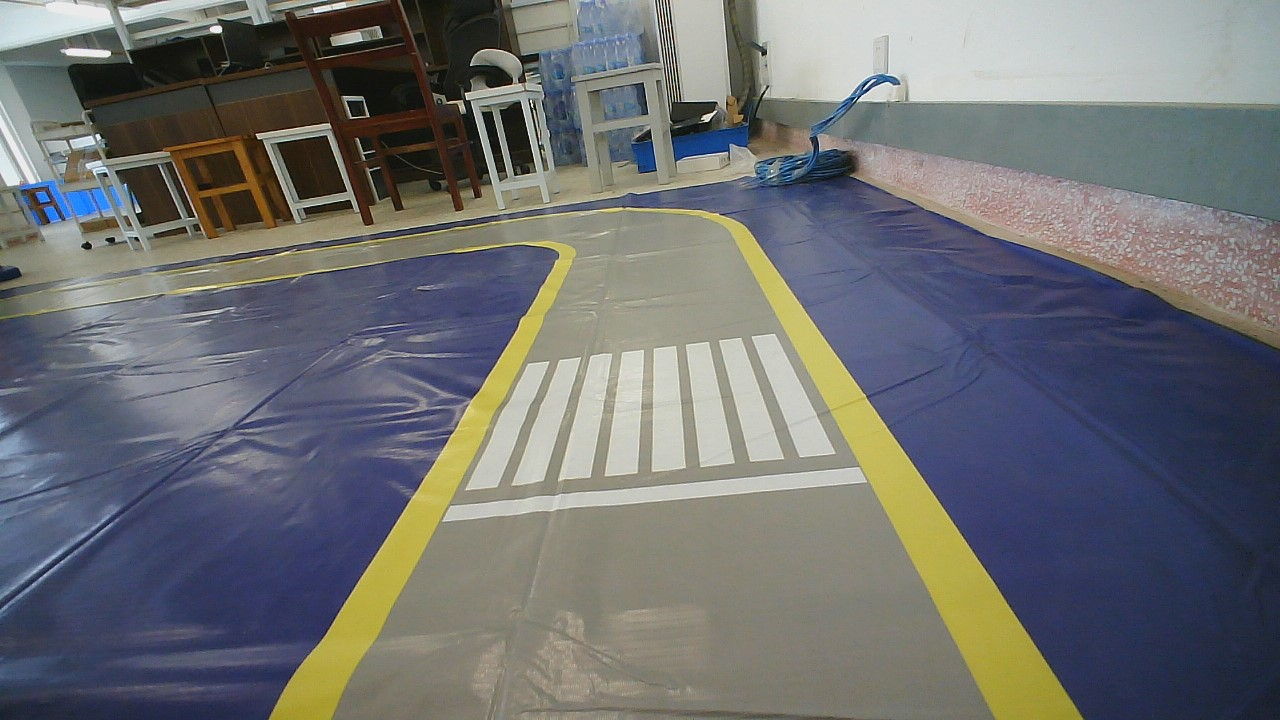
#> input picture image/fe9ee2fae4d6cc95f3bce01334d1016.jpg, 1280 x 720 px, found by its file name
$ python debug.py
#> lines starting #> are read from the running program, lines starting #| are printed output that depends on the picture; after the words box and inside, x2 and y2 are one past the last pixel; in counts of white or black regions, pixels touching at a corner belong together
import cv2
import numpy as np

def on_trackbar_change(val):
    pass

def ensure_odd(val):
    return val if val % 2 == 1 else val + 1

def zebra_crossing_detection(image_path):
    # 读取图像
    image = cv2.imread(image_path)
#> image is the input picture: shape (720, 1280, 3); mean B, G, R 113.1, 111.8, 110.2

    # 创建窗口和滑动条
    steps = ['1. Cropped Image', '2. Gray Image', '3. Median Blurred Image', '4. Gaussian Blurred Image',
             '5. Canny Edges', '6. Morphologically Closed Edges', '7. Mask with Contours',
             '8. ROI Image', '9. ROI Canny Edges', '10. Detected Lines']

    for step in steps:
        cv2.namedWindow(step)

    cv2.createTrackbar('Crop %', '1. Cropped Image', 30, 100, on_trackbar_change)
    cv2.createTrackbar('Median Blur', '3. Median Blurred Image', 5, 15, on_trackbar_change)
    cv2.createTrackbar('Gaussian Blur', '4. Gaussian Blurred Image', 5, 15, on_trackbar_change)
    cv2.createTrackbar('Canny Threshold 1', '5. Canny Edges', 50, 200, on_trackbar_change)
    cv2.createTrackbar('Canny Threshold 2', '5. Canny Edges', 150, 300, on_trackbar_change)
    cv2.createTrackbar('Morph Kernel', '6. Morphologically Closed Edges', 5, 20, on_trackbar_change)
    cv2.createTrackbar('Area Threshold', '6. Morphologically Closed Edges', 500, 5000, on_trackbar_change)
    cv2.createTrackbar('Hough Threshold', '10. Detected Lines', 50, 200, on_trackbar_change)
    cv2.createTrackbar('Line Threshold', '10. Detected Lines', 10, 50, on_trackbar_change)

    while True:
        # 获取滑动条的值
        crop_percent = cv2.getTrackbarPos('Crop %', '1. Cropped Image') / 100.0
        median_blur_val = ensure_odd(cv2.getTrackbarPos('Median Blur', '3. Median Blurred Image'))
        gaussian_blur_val = ensure_odd(cv2.getTrackbarPos('Gaussian Blur', '4. Gaussian Blurred Image'))
        canny_threshold1 = cv2.getTrackbarPos('Canny Threshold 1', '5. Canny Edges')
        canny_threshold2 = cv2.getTrackbarPos('Canny Threshold 2', '5. Canny Edges')
        morph_kernel_size = cv2.getTrackbarPos('Morph Kernel', '6. Morphologically Closed Edges')
        area_threshold = cv2.getTrackbarPos('Area Threshold', '6. Morphologically Closed Edges')
        hough_threshold = cv2.getTrackbarPos('Hough Threshold', '10. Detected Lines')
        line_threshold = cv2.getTrackbarPos('Line Threshold', '10. Detected Lines')

        # 处理图像
        height = image.shape[0]
        cropped_image = image[int(crop_percent * height):, :]
        cv2.imshow('1. Cropped Image', cropped_image)

        gray = cv2.cvtColor(cropped_image, cv2.COLOR_BGR2GRAY)
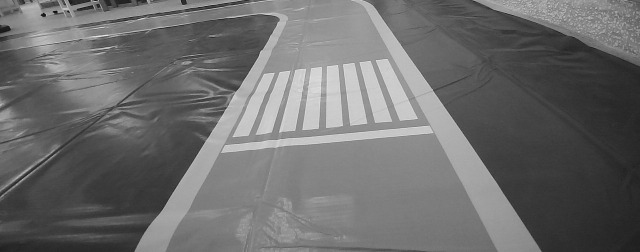
#> gray: shape (504, 1280) (shown at 1/2 size); min 5, max 241, mean 108.7
        cv2.imshow('2. Gray Image', gray)

        # 应用中值滤波
        if median_blur_val > 1:
            blurred = cv2.medianBlur(gray, median_blur_val)
        else:
            blurred = gray
        cv2.imshow('3. Median Blurred Image', blurred)

        # 应用高斯模糊
        if gaussian_blur_val > 1:
            gaussian_blurred = cv2.GaussianBlur(blurred, (gaussian_blur_val, gaussian_blur_val), 0)
        else:
            gaussian_blurred = blurred
        cv2.imshow('4. Gaussian Blurred Image', gaussian_blurred)

        edges = cv2.Canny(gaussian_blurred, canny_threshold1, canny_threshold2)
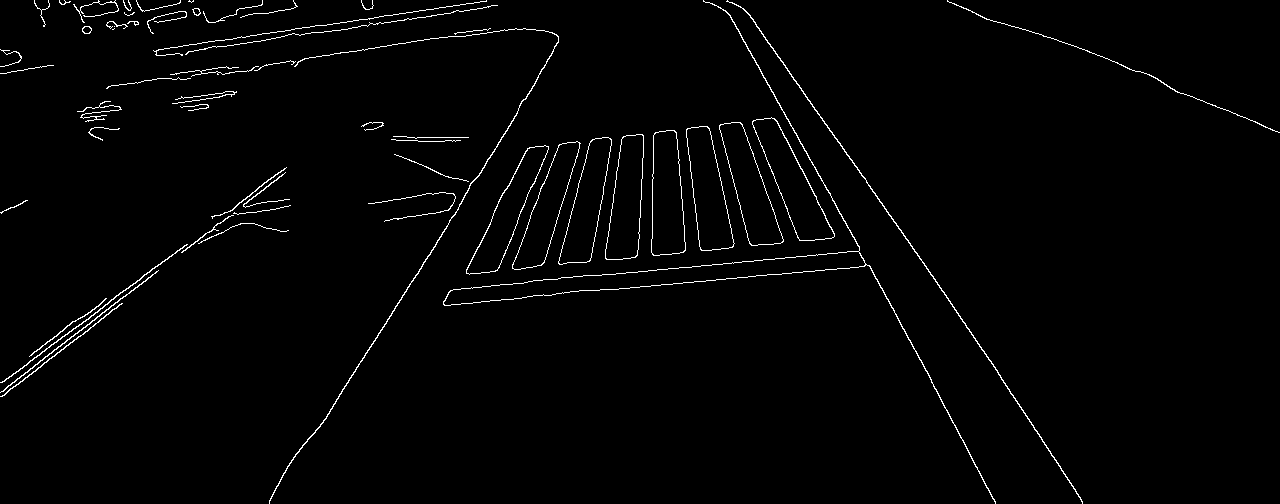
#> edges: shape (504, 1280); 1.6% white in thin lines or dots
        cv2.imshow('5. Canny Edges', edges)

        kernel = np.ones((morph_kernel_size, morph_kernel_size), np.uint8)
        closed_edges = cv2.morphologyEx(edges, cv2.MORPH_CLOSE, kernel)
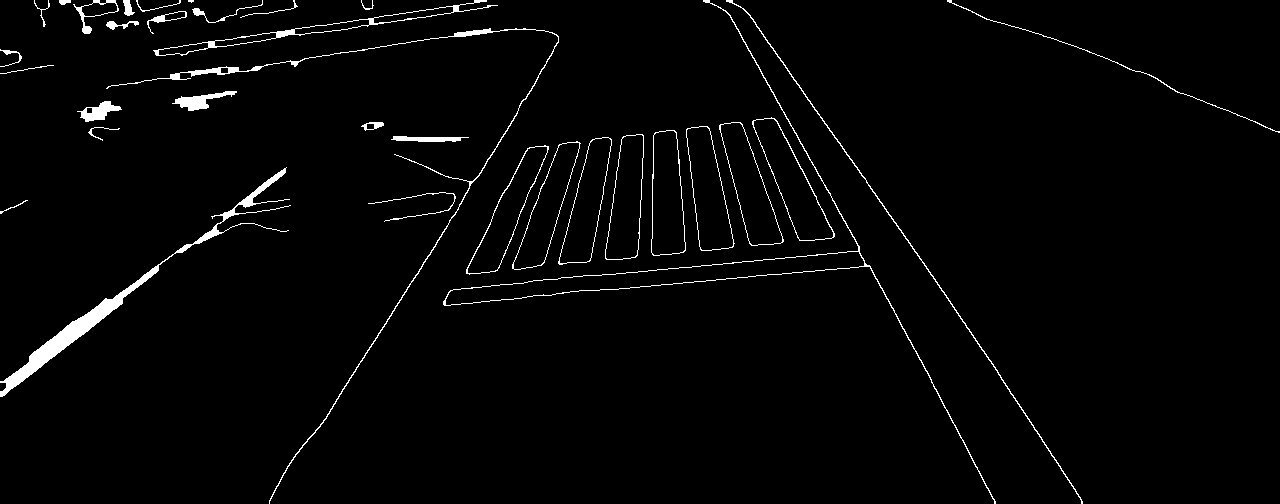
#> closed_edges: shape (504, 1280); 2.2% white; 34 white regions (1 under 20 px)
        cv2.imshow('6. Morphologically Closed Edges', closed_edges)

        contours, _ = cv2.findContours(closed_edges, cv2.RETR_EXTERNAL, cv2.CHAIN_APPROX_SIMPLE)
#> contours = 34 contours, 9 with area under 20; largest, box (x1, y1, x2, y2) and area: (443, 0, 996, 504) 6652, (752, 117, 835, 241) 3829, (686, 126, 735, 251) 3574, (719, 122, 784, 246) 3551, (651, 130, 686, 256) 3513
        mask = np.zeros_like(closed_edges)
        for contour in contours:
            if cv2.contourArea(contour) > area_threshold:
                cv2.drawContours(mask, [contour], -1, (255), thickness=cv2.FILLED)
#> this loop made 34 passes
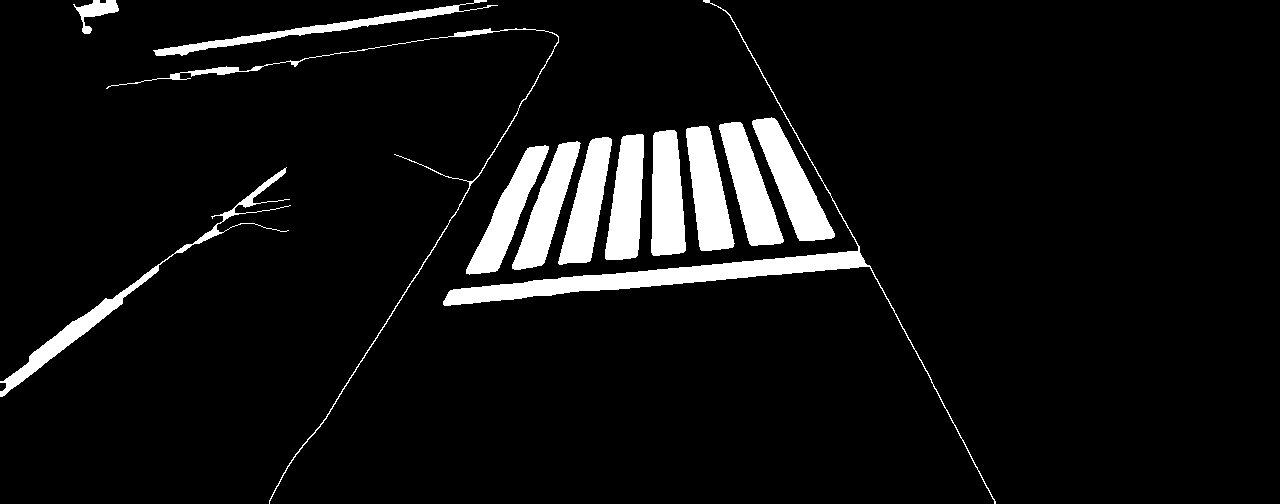
#> mask: shape (504, 1280); 6.9% white; 13 white regions, largest, box (x1, y1, x2, y2) and area: (443, 0, 996, 504) 7587, (752, 117, 835, 241) 3977, (686, 126, 735, 251) 3722
        cv2.imshow('7. Mask with Contours', mask)

        roi = cv2.bitwise_and(cropped_image, cropped_image, mask=mask)
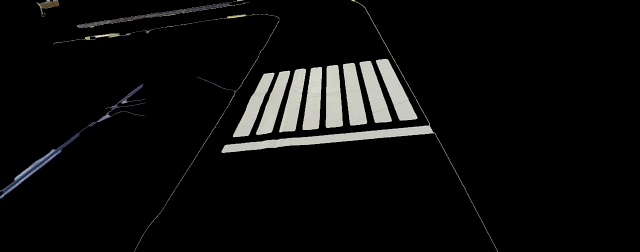
#> roi: shape (504, 1280, 3) (shown at 1/2 size); mean B, G, R 12, 12.6, 12.6
        cv2.imshow('8. ROI Image', roi)

        roi_gray = cv2.cvtColor(roi, cv2.COLOR_BGR2GRAY)
        roi_edges = cv2.Canny(roi_gray, canny_threshold1, canny_threshold2)
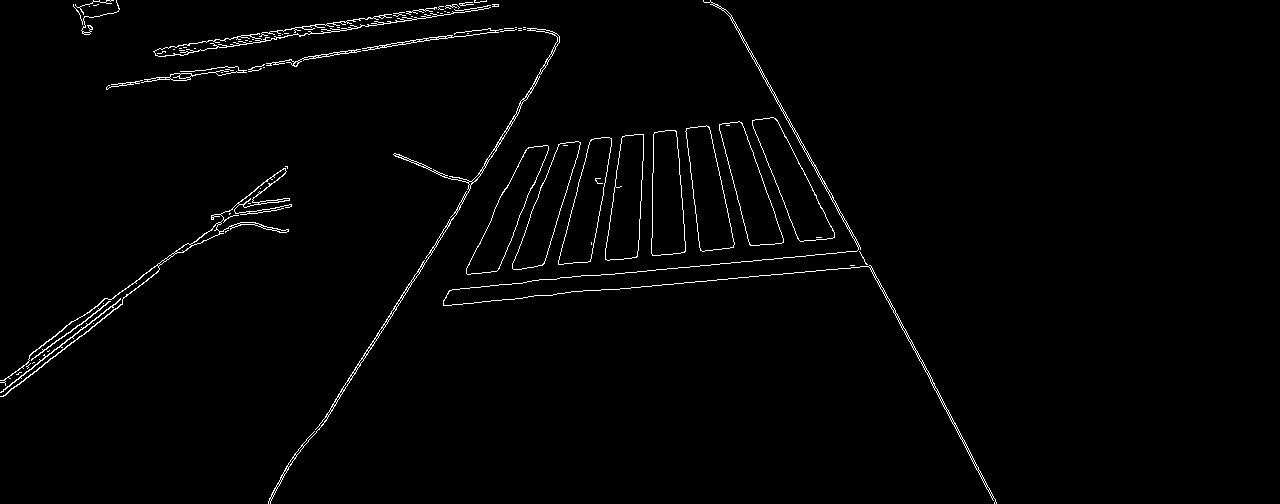
#> roi_edges: shape (504, 1280); 1.5% white in thin lines or dots, all inside (x1, y1, x2, y2) = (0, 0, 997, 504)
        cv2.imshow('9. ROI Canny Edges', roi_edges)

        lines = cv2.HoughLinesP(roi_edges, 1, np.pi / 180, threshold=hough_threshold, minLineLength=50, maxLineGap=10)
#> lines = 63 rows, first 6: [725, 9, 965, 442], [731, 15, 860, 248], [597, 290, 815, 271], [371, 344, 554, 51], [263, 64, 490, 28], [371, 348, 464, 199]

        line_image = np.copy(cropped_image)
        if lines is not None:
            for line in lines:
                for x1, y1, x2, y2 in line:
                    cv2.line(line_image, (x1, y1), (x2, y2), (0, 255, 0), 2)
#> this loop made 63 passes
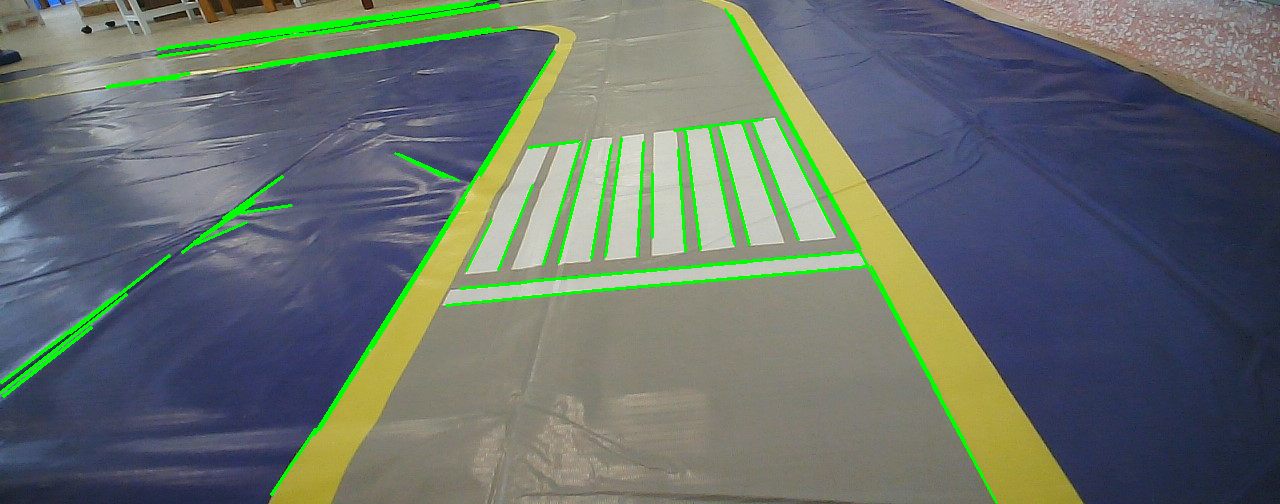
#> line_image: shape (504, 1280, 3); mean B, G, R 108.1, 112.3, 103.1
        cv2.imshow('10. Detected Lines', line_image)

        detected = lines is not None and len(lines) > line_threshold
#> detected = True

        if cv2.waitKey(1) & 0xFF == 27:  # 按下 'Esc' 键退出
#> (key Esc is pressed here)
            break

    cv2.destroyAllWindows()
    return detected

# 调用函数进行测试
# image_path = 'image\\1.png'
image_path = 'image\\fe9ee2fae4d6cc95f3bce01334d1016.jpg'
detected = zebra_crossing_detection(image_path)
#> detected = True
print("Zebra Crossing Detected: ", detected)
#| Zebra Crossing Detected:  True

$ run again, with image/1.png saved as image/fe9ee2fae4d6cc95f3bce01334d1016.jpg
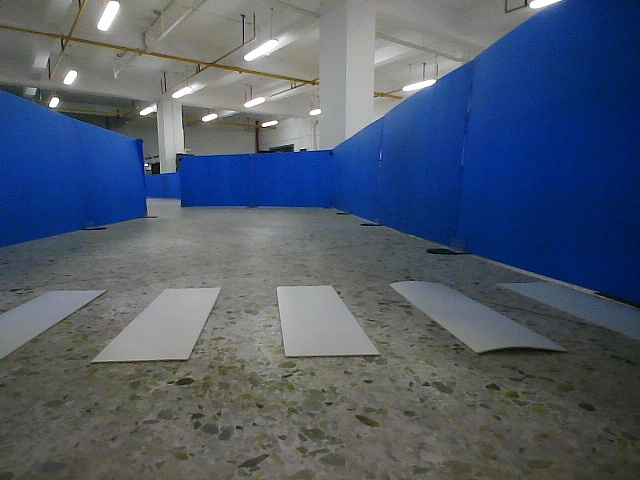
#> input picture image/1.png, 640 x 480 px, found by its file name
#> in zebra_crossing_detection, image is the input picture: shape (480, 640, 3); mean B, G, R 108.7, 91.1, 79.5
#> in zebra_crossing_detection, `edges = cv2.Canny(gaussian_blurred, canny_threshold1, canny_threshold2)`:
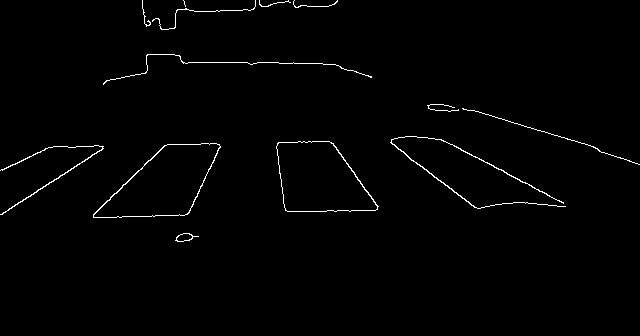
#> edges: shape (336, 640); 1.1% white in thin lines or dots, all inside (x1, y1, x2, y2) = (0, 0, 640, 242)
#> contours = 8 contours; box (x1, y1, x2, y2) and area: (93, 143, 221, 218) 5462, (276, 141, 379, 212) 5236, (390, 136, 566, 209) 5058, (427, 104, 640, 165) 148, (142, 0, 338, 30) 140, (175, 233, 199, 242) 102, (0, 145, 104, 215) 99, (103, 54, 372, 85) 24
#> the loop in zebra_crossing_detection, `for contour in contours:` made 8 passes
#> roi_edges: shape (336, 640); 0.53% white in thin lines or dots, all inside (x1, y1, x2, y2) = (93, 136, 567, 218)
#> lines = [[106, 217, 185, 215], [93, 213, 163, 145], [390, 143, 470, 205], [166, 144, 218, 143], [453, 144, 563, 202], [334, 144, 378, 206], [277, 143, 330, 141], [188, 214, 220, 145]]
#> the loop in zebra_crossing_detection, `for line in lines:` made 8 passes
#> after the loop in zebra_crossing_detection, `for line in lines:`:
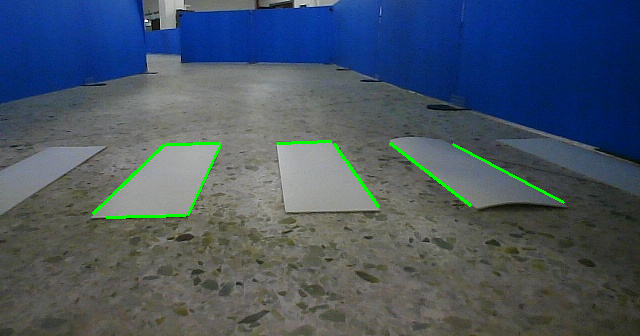
#> line_image: shape (336, 640, 3); mean B, G, R 100.1, 85.7, 72.2
#> in zebra_crossing_detection, `detected = lines is not None and len(lines) > line_threshold`: detected = False
#| Zebra Crossing Detected:  False

$ run again, with image/2.png saved as image/fe9ee2fae4d6cc95f3bce01334d1016.jpg
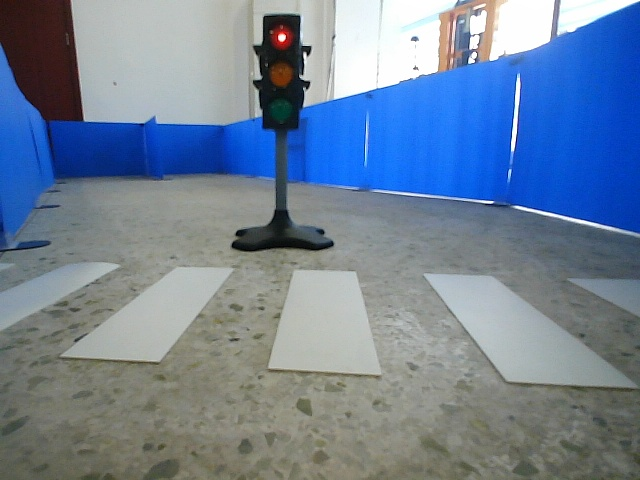
#> input picture image/2.png, 640 x 480 px, found by its file name
#> in zebra_crossing_detection, image is the input picture: shape (480, 640, 3); mean B, G, R 152.3, 130, 112
#> in zebra_crossing_detection, `edges = cv2.Canny(gaussian_blurred, canny_threshold1, canny_threshold2)`:
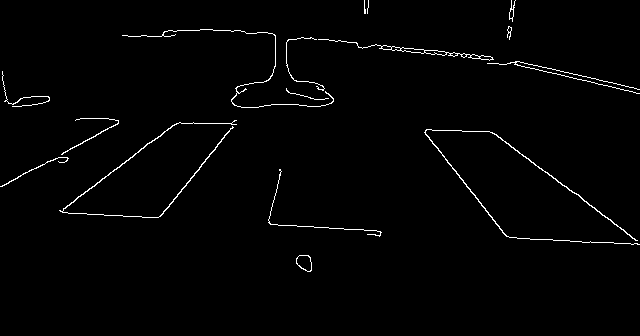
#> edges: shape (336, 640); 1.4% white in thin lines or dots, all inside (x1, y1, x2, y2) = (0, 0, 640, 272)
#> closed_edges: shape (336, 640); 2% white; 10 white regions
#> contours = 10 contours; largest, box (x1, y1, x2, y2) and area: (424, 129, 640, 245) 10826, (59, 120, 237, 218) 7680, (122, 29, 640, 108) 1172, (0, 71, 50, 107) 280, (296, 255, 312, 272) 188
#> the loop in zebra_crossing_detection, `for contour in contours:` made 10 passes
#> roi_edges: shape (336, 640); 1.3% white in thin lines or dots, all inside (x1, y1, x2, y2) = (59, 28, 640, 245)
#> lines = 17 rows, first 6: [356, 45, 490, 59], [289, 38, 481, 55], [495, 133, 638, 240], [161, 216, 236, 123], [507, 62, 639, 93], [60, 211, 163, 131]
#> the loop in zebra_crossing_detection, `for line in lines:` made 17 passes
#> after the loop in zebra_crossing_detection, `for line in lines:`:
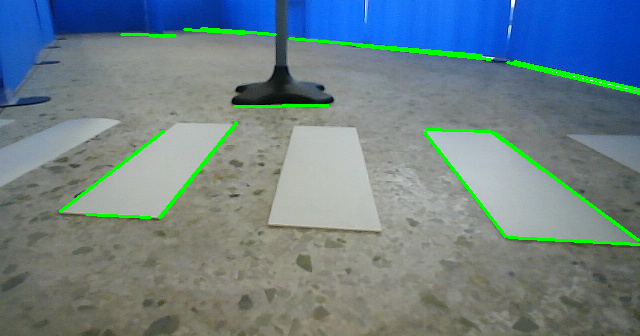
#> line_image: shape (336, 640, 3); mean B, G, R 135.2, 128.9, 109
#> in zebra_crossing_detection, `detected = lines is not None and len(lines) > line_threshold`: detected = True
#| Zebra Crossing Detected:  True
